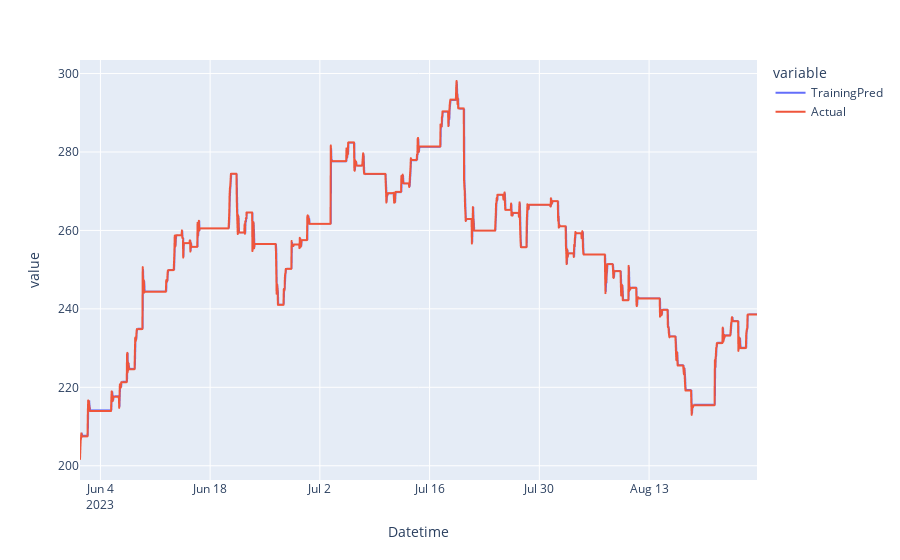

The notebook cell saved with this chart:
### Code cell
d=pd.DataFrame({"TrainingPred":y_pred,"Actual":y_train})
fig=px.line(d)
fig.show()

### Figure 1 — Plotly figure (JSON) as saved in the notebook; plotly's stock layout.template omitted (floating-point values rounded to 4 significant figures; data arrays with more than 128 entries replaced by an {"elided": "..."} marker saying what was removed)
{"data": [{"hovertemplate": "variable=TrainingPred<br>Datetime=%{x}<br>value=%{y}<extra></extra>", "legendgroup": "TrainingPred", "line": {"color": "#636efa", "dash": "solid"}, "marker": {"symbol": "circle"}, "mode": "lines", "name": "TrainingPred", "showlegend": true, "type": "scattergl", "x": {"elided": "2074 str values"}, "xaxis": "x", "y": {"elided": "2074 float values"}, "yaxis": "y"}, {"hovertemplate": "variable=Actual<br>Datetime=%{x}<br>value=%{y}<extra></extra>", "legendgroup": "Actual", "line": {"color": "#EF553B", "dash": "solid"}, "marker": {"symbol": "circle"}, "mode": "lines", "name": "Actual", "showlegend": true, "type": "scattergl", "x": {"elided": "2074 str values"}, "xaxis": "x", "y": {"elided": "2074 float values"}, "yaxis": "y"}], "layout": {"autosize": true, "legend": {"title": {"text": "variable"}, "tracegroupgap": 0}, "margin": {"t": 60}, "xaxis": {"anchor": "y", "autorange": true, "domain": [0, 1], "range": ["2023-06-01 09:30", "2023-08-26 18:30"], "title": {"text": "Datetime"}, "type": "date"}, "yaxis": {"anchor": "x", "autorange": true, "domain": [0, 1], "range": [196.4, 303.5], "title": {"text": "value"}, "type": "linear"}}}
